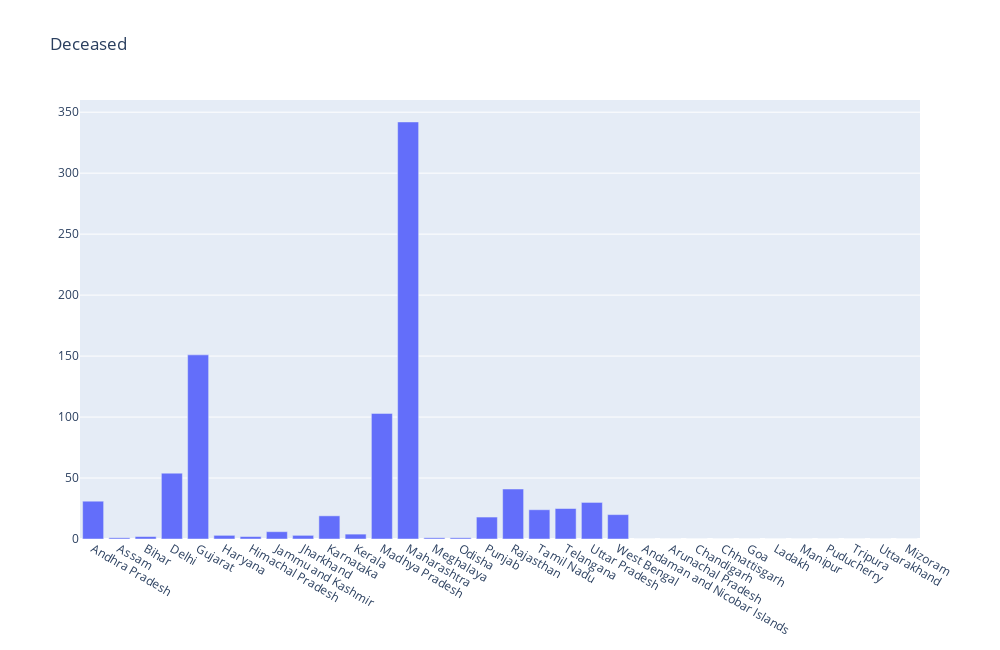

Notebook source saved alongside this figure:
### Code cell
fig1=go.Figure(go.Bar(x=covid['State'],y=covid['Deceased']))
fig1.update_layout(
    autosize=False,
    width=1000,
    height=650,)
fig1.update_layout(title_text='Deceased')

### Figure 1 — Plotly figure (JSON) as saved in the notebook; plotly's stock layout.template omitted (floating-point values rounded to 4 significant figures)
{"data": [{"type": "bar", "x": ["Andhra Pradesh", "Assam", "Bihar", "Delhi", "Gujarat", "Haryana", "Himachal Pradesh", "Jammu and Kashmir", "Jharkhand", "Karnataka", "Kerala", "Madhya Pradesh", "Maharashtra", "Meghalaya", "Odisha", "Punjab", "Rajasthan", "Tamil Nadu", "Telangana", "Uttar Pradesh", "West Bengal", "Andaman and Nicobar Islands", "Arunachal Pradesh", "Chandigarh", "Chhattisgarh", "Goa", "Ladakh", "Manipur", "Puducherry", "Tripura", "Uttarakhand", "Mizoram"], "y": [31, 1, 2, 54, 151, 3, 2, 6, 3, 19, 4, 103, 342, 1, 1, 18, 41, 24, 25, 30, 20, 0, 0, 0, 0, 0, 0, 0, 0, 0, 0, 0]}], "layout": {"autosize": false, "height": 650, "title": {"text": "Deceased"}, "width": 1000}}
